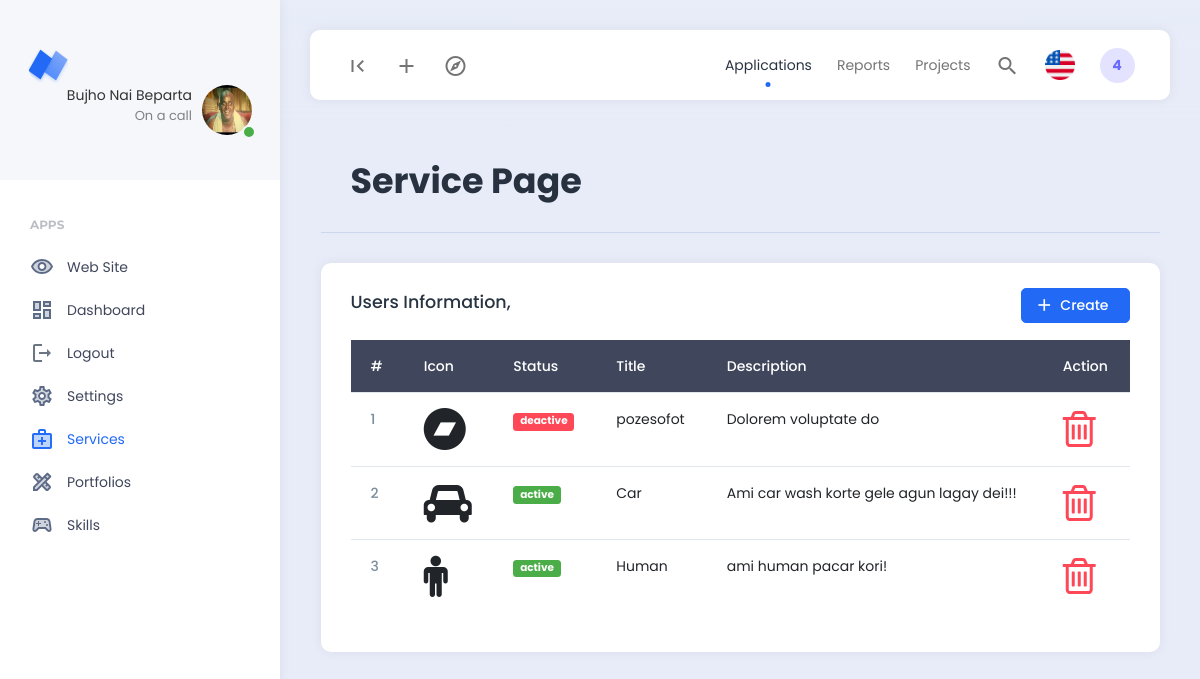
Page /backend/service/services.php (signed in) on the committed database.
### tables this page shows
CREATE TABLE `users` (
  `id` int NOT NULL,
  `name` varchar(200) NOT NULL,
  `email` varchar(200) NOT NULL,
  `image` varchar(200) NOT NULL DEFAULT 'default.jpg',
  `password` varchar(200) NOT NULL
);

CREATE TABLE `services` (
  `id` int NOT NULL,
  `title` varchar(200) NOT NULL,
  `description` longtext NOT NULL,
  `icon` varchar(200) NOT NULL,
  `status` varchar(200) NOT NULL DEFAULT 'deactive'
);

### backend/service/services.php (the view, shortened to what this page needs)
<?php
include '../../config/database.php';
include "../master/header.php";
$service_query = "SELECT * FROM services";
$service = mysqli_query($db_connect,$service_query);
?>
<div class="row">
        <div class="col">
            <div class="page-description">
                <h1>Service Page</h1>
            </div>
        </div>
</div>
<div class="row">
        <div class="col-12">
            <div class="card">
                <div class="card-header d-flex justify-content-between align-items-center">
                    <h5>Users Information,</h5>
                    <a href="create.php" name="passubtn" class="btn btn-primary"><i class="material-icons">add</i>Create</a>
                </div>
                <div class="card-body">
                <div class="example-content">
                            <table class="table">
                                <thead class="table-dark">
                                    <tr>
                                        <th scope="col">#</th>
                                        <th scope="col">Icon</th>
                                        <th scope="col">Status</th>
                                        <th scope="col">Title</th>
                                        <th scope="col">Description</th>
                                        <th scope="col">Action</th>
                                    </tr>
                                </thead>
                                <tbody>
                                    <?php
                                    $num = 1;
                                    foreach($service as $service) : ?>
                                    <tr>
                                        <th scope="row">
                                        <?= $num++ ?>
                                        </th>
                                        <td>
                                        <i class="fa-3x <?= $service['icon'] ?>"></i>
                                        </td>
                                        <td>
                                            <span class="<?= ($service['status'] == 'active') ? 'badge bg-success' : 'badge bg-danger' ?>">
                                            <?= $service['status'] ?>
                                            </span>
                                        </td>
                                        <td>
                                        <?= $service['title'] ?>
                                        </td>
                                        <td>
                                        <?= $service['description'] ?>
                                        </td>
                                        <td>
                                            <a href="store.php?id=<?= $service['id'] ?>" class="text-danger">
                                                <i class="fa-3x fa fa-trash-o"></i>
                                            </a>
                                        </td>
                                    </tr>
                                    <?php endforeach; ?>
                                </tbody>
                            </table>
                        </div>
                </div>
            </div>
        </div>
    </div>
<?php
include "../master/footer.php";
?>

### backend/master/header.php (shortened to what this page needs)
<?php
include '../../config/database.php';
$explode = explode('/',$_SERVER['PHP_SELF']);
$link = end($explode);
$id = $_SESSION['author_id'];
$user_query = "SELECT * FROM users WHERE id='$id'";
$user_connect = mysqli_query($db_connect,$user_query);
$user = mysqli_fetch_assoc($user_connect);
?>
<!DOCTYPE html>
<html lang="en">
<head>
    <link href="../../public/dashboard/assets/plugins/bootstrap/css/bootstrap.min.css" rel="stylesheet">
    <link href="../../public/dashboard/assets/plugins/perfectscroll/perfect-scrollbar.css" rel="stylesheet">
    <link href="../../public/dashboard/assets/plugins/pace/pace.css" rel="stylesheet">
    <link rel="stylesheet" href="https://cdnjs.cloudflare.com/ajax/libs/font-awesome/4.7.0/css/font-awesome.css" />
    <link href="../../public/dashboard/assets/css/main.min.css" rel="stylesheet">
    <link href="../../public/dashboard/assets/css/custom.css" rel="stylesheet">
</head>
<body>
    <div class="app align-content-stretch d-flex flex-wrap">
        <div class="app-sidebar">
            <div class="logo">
                <a href="index.html" class="logo-icon"><span class="logo-text">Neptune</span></a>
                <div class="sidebar-user-switcher user-activity-online">
                    <a href="#">
                        <?php if($user['image'] == 'default.jpg') : ?>
                        <img style="width: 50px; height:50px; border-radius:50%;" src="../../public/uploads/default/<?= $user['image'] ?>">
                        <?php else :  ?>
                        <img style="width: 50px; height:50px; border-radius:50%;" src="../../public/uploads/profile/<?= $user['image'] ?>">
                        <?php endif; ?>
                        <span class="activity-indicator"></span>
                        <span class="user-info-text"><?=  $_SESSION['author_name'] ?><br><span class="user-state-info">On a call</span></span>
                    </a>
                </div>
            </div>
            <div class="app-menu">
                <ul class="accordion-menu">
                    <li class="sidebar-title">
                        Apps
                    </li>
                    <li>
                        <a target="_blank" href="../../index.php" class="active"><i class="material-icons-two-tone">visibility</i>Web Site</a>
                    </li>
                    <li class="<?= ($link == 'home.php') ? 'active-page':'' ?>">
                        <a href="../home/home.php" class="active"><i class="material-icons-two-tone">dashboard</i>Dashboard</a>
                    </li>
                    <li>
                        <a href="../logout/logout.php" class="active"><i class="material-icons-two-tone">logout</i>Logout</a>
                    </li>
                    <li class="<?= ($link == 'profile.php') ? 'active-page':'' ?>">
                        <a href="../profile/profile.php"><i class="material-icons-two-tone">settings</i>Settings</a>
                    </li>
                    <li class="<?= ($link == 'services.php') ? 'active-page':'' ?>">
                        <a href="../service/services.php"><i class="material-icons-two-tone">medical_services</i>Services</a>
                    </li>
                    <li class="<?= ($link == 'portfolios.php') ? 'active-page':'' ?>">
                        <a href="../portfolio/portfolios.php"><i class="material-icons-two-tone">design_services</i>Portfolios</a>
                    </li>
                    <li class="<?= ($link == 'skills.php') ? 'active-page':'' ?>">
                        <a href="../skill/skills.php"><i class="material-icons-two-tone">sports_esports</i>Skills</a>
                    </li>
                </ul>
            </div>
        </div>
        <div class="app-container">
            <div class="app-header">
                <nav class="navbar navbar-light navbar-expand-lg">
                    <div class="container-fluid">
                        <div class="navbar-nav" id="navbarNav">
                            <ul class="navbar-nav">
                                <li class="nav-item">
                                    <a class="nav-link hide-sidebar-toggle-button" href="#"><i class="material-icons">first_page</i></a>
                                </li>
                                <li class="nav-item dropdown hidden-on-mobile">
                                    <a class="nav-link dropdown-toggle" href="#" id="addDropdownLink" role="button" data-bs-toggle="dropdown" aria-expanded="false">
                                        <i class="material-icons">add</i>
                                    </a>
                                </li>
                                <li class="nav-item dropdown hidden-on-mobile">
                                    <a class="nav-link dropdown-toggle" href="#" id="exploreDropdownLink" role="button" data-bs-toggle="dropdown" aria-expanded="false">
                                        <i class="material-icons-outlined">explore</i>
                                    </a>
                                </li>
                            </ul>
                        </div>
                        <div class="d-flex">
                            <ul class="navbar-nav">
                                <li class="nav-item hidden-on-mobile">
                                    <a class="nav-link active" href="#">Applications</a>
                                </li>
                                <li class="nav-item hidden-on-mobile">
                                    <a class="nav-link" href="#">Reports</a>
                                </li>
                                <li class="nav-item hidden-on-mobile">
                                    <a class="nav-link" href="#">Projects</a>
                                </li>
                                <li class="nav-item">
                                    <a class="nav-link toggle-search" href="#"><i class="material-icons">search</i></a>
                                </li>
                                <li class="nav-item hidden-on-mobile">
                                    <a class="nav-link language-dropdown-toggle" href="#" id="languageDropDown" data-bs-toggle="dropdown"><img src="../../public/dashboard/assets/images/flags/us.png" alt=""></a>
                                </li>
                                <li class="nav-item hidden-on-mobile">
                                    <a class="nav-link nav-notifications-toggle" id="notificationsDropDown" href="#" data-bs-toggle="dropdown">4</a>
                                </li>
                            </ul>
                        </div>
                    </div>
                </nav>
            </div>
            <div class="app-content">
                <div class="content-wrapper">
                    <div class="container">

### rows in the picture
users: image (placeholder picture)
services: status "deactive", title "pozesofot", description "Dolorem voluptate do"
services: status "active", title "Car", description "Ami car wash korte gele agun lagay dei!!!"
services: status "active", title "Human", description "ami human pacar kori!"

### other values in the picture
$_SESSION['author_name'] "Bujho Nai Beparta"
